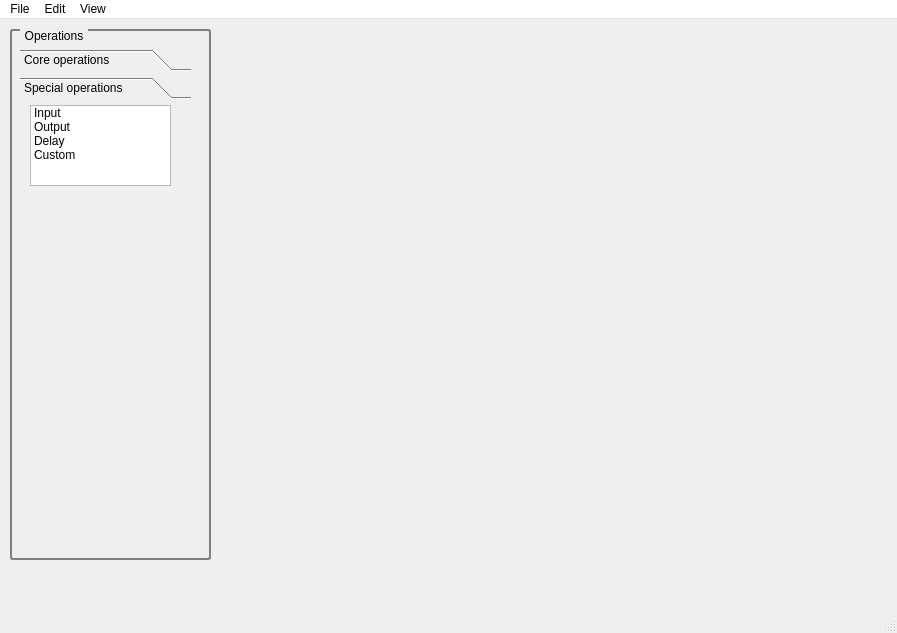
<?xml version="1.0" encoding="UTF-8"?>
<ui version="4.0">
 <class>main_window</class>
 <widget class="QMainWindow" name="main_window">
  <property name="enabled">
   <bool>true</bool>
  </property>
  <property name="geometry">
   <rect>
    <x>0</x>
    <y>0</y>
    <width>897</width>
    <height>633</height>
   </rect>
  </property>
  <property name="windowTitle">
   <string>MainWindow</string>
  </property>
  <widget class="QWidget" name="centralwidget">
   <widget class="QGroupBox" name="operation_box">
    <property name="geometry">
     <rect>
      <x>10</x>
      <y>10</y>
      <width>201</width>
      <height>531</height>
     </rect>
    </property>
    <property name="layoutDirection">
     <enum>Qt::LeftToRight</enum>
    </property>
    <property name="autoFillBackground">
     <bool>false</bool>
    </property>
    <property name="styleSheet">
     <string notr="true">QGroupBox { 
     border: 2px solid gray; 
     border-radius: 3px;
	 margin-top: 0.5em; 
 } 

QGroupBox::title {
    subcontrol-origin: margin;
    left: 10px;
    padding: 0 3px 0 3px;
}</string>
    </property>
    <property name="title">
     <string>Operations</string>
    </property>
    <property name="alignment">
     <set>Qt::AlignLeading|Qt::AlignLeft|Qt::AlignVCenter</set>
    </property>
    <property name="flat">
     <bool>false</bool>
    </property>
    <property name="checkable">
     <bool>false</bool>
    </property>
    <widget class="QToolBox" name="operation_list">
     <property name="geometry">
      <rect>
       <x>10</x>
       <y>20</y>
       <width>171</width>
       <height>271</height>
      </rect>
     </property>
     <property name="autoFillBackground">
      <bool>false</bool>
     </property>
     <property name="currentIndex">
      <number>1</number>
     </property>
     <widget class="QWidget" name="core_operations_page">
      <property name="geometry">
       <rect>
        <x>0</x>
        <y>0</y>
        <width>171</width>
        <height>217</height>
       </rect>
      </property>
      <attribute name="label">
       <string>Core operations</string>
      </attribute>
      <widget class="QListWidget" name="core_operations_list">
       <property name="geometry">
        <rect>
         <x>10</x>
         <y>0</y>
         <width>141</width>
         <height>211</height>
        </rect>
       </property>
       <property name="minimumSize">
        <size>
         <width>141</width>
         <height>0</height>
        </size>
       </property>
       <property name="editTriggers">
        <set>QAbstractItemView::DoubleClicked|QAbstractItemView::EditKeyPressed</set>
       </property>
       <property name="dragEnabled">
        <bool>false</bool>
       </property>
       <property name="dragDropMode">
        <enum>QAbstractItemView::NoDragDrop</enum>
       </property>
       <property name="movement">
        <enum>QListView::Static</enum>
       </property>
       <property name="flow">
        <enum>QListView::TopToBottom</enum>
       </property>
       <property name="isWrapping" stdset="0">
        <bool>false</bool>
       </property>
       <property name="resizeMode">
        <enum>QListView::Adjust</enum>
       </property>
       <property name="layoutMode">
        <enum>QListView::SinglePass</enum>
       </property>
       <property name="viewMode">
        <enum>QListView::ListMode</enum>
       </property>
       <property name="uniformItemSizes">
        <bool>false</bool>
       </property>
       <property name="wordWrap">
        <bool>false</bool>
       </property>
       <property name="selectionRectVisible">
        <bool>false</bool>
       </property>
       <property name="currentRow">
        <number>-1</number>
       </property>
       <property name="sortingEnabled">
        <bool>false</bool>
       </property>
       <item>
        <property name="text">
         <string>Addition</string>
        </property>
       </item>
       <item>
        <property name="text">
         <string>Subtraction</string>
        </property>
       </item>
       <item>
        <property name="text">
         <string>Multiplication</string>
        </property>
       </item>
       <item>
        <property name="text">
         <string>Division</string>
        </property>
       </item>
       <item>
        <property name="text">
         <string>Constant</string>
        </property>
       </item>
       <item>
        <property name="text">
         <string>Constant multiplication</string>
        </property>
       </item>
       <item>
        <property name="text">
         <string>Square root</string>
        </property>
       </item>
       <item>
        <property name="text">
         <string>Complex conjugate</string>
        </property>
       </item>
       <item>
        <property name="text">
         <string>Absolute</string>
        </property>
       </item>
       <item>
        <property name="text">
         <string>Max</string>
        </property>
       </item>
       <item>
        <property name="text">
         <string>Min</string>
        </property>
       </item>
       <item>
        <property name="text">
         <string>Butterfly</string>
        </property>
       </item>
      </widget>
     </widget>
     <widget class="QWidget" name="special_operations_page">
      <property name="geometry">
       <rect>
        <x>0</x>
        <y>0</y>
        <width>171</width>
        <height>217</height>
       </rect>
      </property>
      <attribute name="label">
       <string>Special operations</string>
      </attribute>
      <widget class="QListWidget" name="special_operations_list">
       <property name="geometry">
        <rect>
         <x>10</x>
         <y>0</y>
         <width>141</width>
         <height>81</height>
        </rect>
       </property>
       <item>
        <property name="text">
         <string>Input</string>
        </property>
       </item>
       <item>
        <property name="text">
         <string>Output</string>
        </property>
       </item>
       <item>
        <property name="text">
         <string>Delay</string>
        </property>
       </item>
       <item>
        <property name="text">
         <string>Custom</string>
        </property>
       </item>
      </widget>
     </widget>
    </widget>
   </widget>
  </widget>
  <widget class="QMenuBar" name="menu_bar">
   <property name="geometry">
    <rect>
     <x>0</x>
     <y>0</y>
     <width>897</width>
     <height>21</height>
    </rect>
   </property>
   <property name="palette">
    <palette>
     <active>
      <colorrole role="WindowText">
       <brush brushstyle="SolidPattern">
        <color alpha="255">
         <red>0</red>
         <green>0</green>
         <blue>0</blue>
        </color>
       </brush>
      </colorrole>
      <colorrole role="Button">
       <brush brushstyle="SolidPattern">
        <color alpha="255">
         <red>0</red>
         <green>255</green>
         <blue>0</blue>
        </color>
       </brush>
      </colorrole>
      <colorrole role="Light">
       <brush brushstyle="SolidPattern">
        <color alpha="255">
         <red>255</red>
         <green>255</green>
         <blue>255</blue>
        </color>
       </brush>
      </colorrole>
      <colorrole role="Midlight">
       <brush brushstyle="SolidPattern">
        <color alpha="255">
         <red>255</red>
         <green>255</green>
         <blue>255</blue>
        </color>
       </brush>
      </colorrole>
      <colorrole role="Dark">
       <brush brushstyle="SolidPattern">
        <color alpha="255">
         <red>127</red>
         <green>127</green>
         <blue>127</blue>
        </color>
       </brush>
      </colorrole>
      <colorrole role="Mid">
       <brush brushstyle="SolidPattern">
        <color alpha="255">
         <red>170</red>
         <green>170</green>
         <blue>170</blue>
        </color>
       </brush>
      </colorrole>
      <colorrole role="Text">
       <brush brushstyle="SolidPattern">
        <color alpha="255">
         <red>0</red>
         <green>0</green>
         <blue>0</blue>
        </color>
       </brush>
      </colorrole>
      <colorrole role="BrightText">
       <brush brushstyle="SolidPattern">
        <color alpha="255">
         <red>255</red>
         <green>255</green>
         <blue>255</blue>
        </color>
       </brush>
      </colorrole>
      <colorrole role="ButtonText">
       <brush brushstyle="SolidPattern">
        <color alpha="255">
         <red>0</red>
         <green>0</green>
         <blue>0</blue>
        </color>
       </brush>
      </colorrole>
      <colorrole role="Base">
       <brush brushstyle="SolidPattern">
        <color alpha="255">
         <red>255</red>
         <green>255</green>
         <blue>255</blue>
        </color>
       </brush>
      </colorrole>
      <colorrole role="Window">
       <brush brushstyle="SolidPattern">
        <color alpha="255">
         <red>255</red>
         <green>255</green>
         <blue>255</blue>
        </color>
       </brush>
      </colorrole>
      <colorrole role="Shadow">
       <brush brushstyle="SolidPattern">
        <color alpha="255">
         <red>0</red>
         <green>0</green>
         <blue>0</blue>
        </color>
       </brush>
      </colorrole>
      <colorrole role="AlternateBase">
       <brush brushstyle="SolidPattern">
        <color alpha="255">
         <red>255</red>
         <green>255</green>
         <blue>255</blue>
        </color>
       </brush>
      </colorrole>
      <colorrole role="ToolTipBase">
       <brush brushstyle="SolidPattern">
        <color alpha="255">
         <red>255</red>
         <green>255</green>
         <blue>220</blue>
        </color>
       </brush>
      </colorrole>
      <colorrole role="ToolTipText">
       <brush brushstyle="SolidPattern">
        <color alpha="255">
         <red>0</red>
         <green>0</green>
         <blue>0</blue>
        </color>
       </brush>
      </colorrole>
      <colorrole role="PlaceholderText">
       <brush brushstyle="SolidPattern">
        <color alpha="128">
         <red>0</red>
         <green>0</green>
         <blue>0</blue>
        </color>
       </brush>
      </colorrole>
     </active>
     <inactive>
      <colorrole role="WindowText">
       <brush brushstyle="SolidPattern">
        <color alpha="255">
         <red>0</red>
         <green>0</green>
         <blue>0</blue>
        </color>
       </brush>
      </colorrole>
      <colorrole role="Button">
       <brush brushstyle="SolidPattern">
        <color alpha="255">
         <red>0</red>
         <green>255</green>
         <blue>0</blue>
        </color>
       </brush>
      </colorrole>
      <colorrole role="Light">
       <brush brushstyle="SolidPattern">
        <color alpha="255">
         <red>255</red>
         <green>255</green>
         <blue>255</blue>
        </color>
       </brush>
      </colorrole>
      <colorrole role="Midlight">
       <brush brushstyle="SolidPattern">
        <color alpha="255">
         <red>255</red>
         <green>255</green>
         <blue>255</blue>
        </color>
       </brush>
      </colorrole>
      <colorrole role="Dark">
       <brush brushstyle="SolidPattern">
        <color alpha="255">
         <red>127</red>
         <green>127</green>
         <blue>127</blue>
        </color>
       </brush>
      </colorrole>
      <colorrole role="Mid">
       <brush brushstyle="SolidPattern">
        <color alpha="255">
         <red>170</red>
         <green>170</green>
         <blue>170</blue>
        </color>
       </brush>
      </colorrole>
      <colorrole role="Text">
       <brush brushstyle="SolidPattern">
        <color alpha="255">
         <red>0</red>
         <green>0</green>
         <blue>0</blue>
        </color>
       </brush>
      </colorrole>
      <colorrole role="BrightText">
       <brush brushstyle="SolidPattern">
        <color alpha="255">
         <red>255</red>
         <green>255</green>
         <blue>255</blue>
        </color>
       </brush>
      </colorrole>
      <colorrole role="ButtonText">
       <brush brushstyle="SolidPattern">
        <color alpha="255">
         <red>0</red>
         <green>0</green>
         <blue>0</blue>
        </color>
       </brush>
      </colorrole>
      <colorrole role="Base">
       <brush brushstyle="SolidPattern">
        <color alpha="255">
         <red>255</red>
         <green>255</green>
         <blue>255</blue>
        </color>
       </brush>
      </colorrole>
      <colorrole role="Window">
       <brush brushstyle="SolidPattern">
        <color alpha="255">
         <red>255</red>
         <green>255</green>
         <blue>255</blue>
        </color>
       </brush>
      </colorrole>
      <colorrole role="Shadow">
       <brush brushstyle="SolidPattern">
        <color alpha="255">
         <red>0</red>
         <green>0</green>
         <blue>0</blue>
        </color>
       </brush>
      </colorrole>
      <colorrole role="AlternateBase">
       <brush brushstyle="SolidPattern">
        <color alpha="255">
         <red>255</red>
         <green>255</green>
         <blue>255</blue>
        </color>
       </brush>
      </colorrole>
      <colorrole role="ToolTipBase">
       <brush brushstyle="SolidPattern">
        <color alpha="255">
         <red>255</red>
         <green>255</green>
         <blue>220</blue>
        </color>
       </brush>
      </colorrole>
      <colorrole role="ToolTipText">
       <brush brushstyle="SolidPattern">
        <color alpha="255">
         <red>0</red>
         <green>0</green>
         <blue>0</blue>
        </color>
       </brush>
      </colorrole>
      <colorrole role="PlaceholderText">
       <brush brushstyle="SolidPattern">
        <color alpha="128">
         <red>0</red>
         <green>0</green>
         <blue>0</blue>
        </color>
       </brush>
      </colorrole>
     </inactive>
     <disabled>
      <colorrole role="WindowText">
       <brush brushstyle="SolidPattern">
        <color alpha="255">
         <red>127</red>
         <green>127</green>
         <blue>127</blue>
        </color>
       </brush>
      </colorrole>
      <colorrole role="Button">
       <brush brushstyle="SolidPattern">
        <color alpha="255">
         <red>0</red>
         <green>255</green>
         <blue>0</blue>
        </color>
       </brush>
      </colorrole>
      <colorrole role="Light">
       <brush brushstyle="SolidPattern">
        <color alpha="255">
         <red>255</red>
         <green>255</green>
         <blue>255</blue>
        </color>
       </brush>
      </colorrole>
      <colorrole role="Midlight">
       <brush brushstyle="SolidPattern">
        <color alpha="255">
         <red>255</red>
         <green>255</green>
         <blue>255</blue>
        </color>
       </brush>
      </colorrole>
      <colorrole role="Dark">
       <brush brushstyle="SolidPattern">
        <color alpha="255">
         <red>127</red>
         <green>127</green>
         <blue>127</blue>
        </color>
       </brush>
      </colorrole>
      <colorrole role="Mid">
       <brush brushstyle="SolidPattern">
        <color alpha="255">
         <red>170</red>
         <green>170</green>
         <blue>170</blue>
        </color>
       </brush>
      </colorrole>
      <colorrole role="Text">
       <brush brushstyle="SolidPattern">
        <color alpha="255">
         <red>127</red>
         <green>127</green>
         <blue>127</blue>
        </color>
       </brush>
      </colorrole>
      <colorrole role="BrightText">
       <brush brushstyle="SolidPattern">
        <color alpha="255">
         <red>255</red>
         <green>255</green>
         <blue>255</blue>
        </color>
       </brush>
      </colorrole>
      <colorrole role="ButtonText">
       <brush brushstyle="SolidPattern">
        <color alpha="255">
         <red>127</red>
         <green>127</green>
         <blue>127</blue>
        </color>
       </brush>
      </colorrole>
      <colorrole role="Base">
       <brush brushstyle="SolidPattern">
        <color alpha="255">
         <red>255</red>
         <green>255</green>
         <blue>255</blue>
        </color>
       </brush>
      </colorrole>
      <colorrole role="Window">
       <brush brushstyle="SolidPattern">
        <color alpha="255">
         <red>255</red>
         <green>255</green>
         <blue>255</blue>
        </color>
       </brush>
      </colorrole>
      <colorrole role="Shadow">
       <brush brushstyle="SolidPattern">
        <color alpha="255">
         <red>0</red>
         <green>0</green>
         <blue>0</blue>
        </color>
       </brush>
      </colorrole>
      <colorrole role="AlternateBase">
       <brush brushstyle="SolidPattern">
        <color alpha="255">
         <red>255</red>
         <green>255</green>
         <blue>255</blue>
        </color>
       </brush>
      </colorrole>
      <colorrole role="ToolTipBase">
       <brush brushstyle="SolidPattern">
        <color alpha="255">
         <red>255</red>
         <green>255</green>
         <blue>220</blue>
        </color>
       </brush>
      </colorrole>
      <colorrole role="ToolTipText">
       <brush brushstyle="SolidPattern">
        <color alpha="255">
         <red>0</red>
         <green>0</green>
         <blue>0</blue>
        </color>
       </brush>
      </colorrole>
      <colorrole role="PlaceholderText">
       <brush brushstyle="SolidPattern">
        <color alpha="128">
         <red>0</red>
         <green>0</green>
         <blue>0</blue>
        </color>
       </brush>
      </colorrole>
     </disabled>
    </palette>
   </property>
   <widget class="QMenu" name="file_menu">
    <property name="title">
     <string>File</string>
    </property>
    <addaction name="save_menu"/>
    <addaction name="separator"/>
    <addaction name="exit_menu"/>
   </widget>
   <widget class="QMenu" name="edit_menu">
    <property name="title">
     <string>Edit</string>
    </property>
    <addaction name="actionUndo"/>
    <addaction name="actionRedo"/>
   </widget>
   <widget class="QMenu" name="view_menu">
    <property name="title">
     <string>View</string>
    </property>
    <addaction name="actionToolbar"/>
   </widget>
   <addaction name="file_menu"/>
   <addaction name="edit_menu"/>
   <addaction name="view_menu"/>
  </widget>
  <widget class="QStatusBar" name="status_bar"/>
  <action name="save_menu">
   <property name="text">
    <string>Save</string>
   </property>
  </action>
  <action name="exit_menu">
   <property name="text">
    <string>Exit</string>
   </property>
   <property name="shortcut">
    <string>Ctrl+Q</string>
   </property>
  </action>
  <action name="actionUndo">
   <property name="text">
    <string>Undo</string>
   </property>
  </action>
  <action name="actionRedo">
   <property name="text">
    <string>Redo</string>
   </property>
  </action>
  <action name="actionToolbar">
   <property name="checkable">
    <bool>true</bool>
   </property>
   <property name="text">
    <string>Toolbar</string>
   </property>
  </action>
 </widget>
 <resources/>
 <connections/>
</ui>
